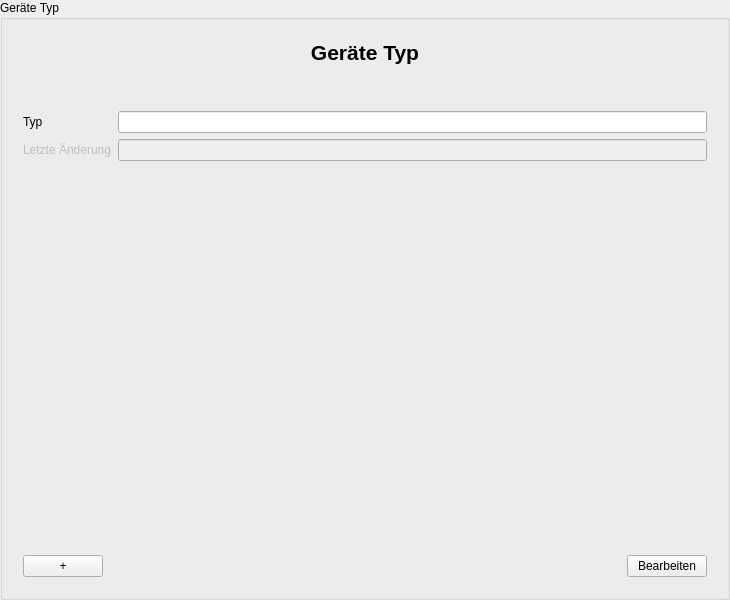
<?xml version="1.0" encoding="UTF-8" ?>
<ui version="4.0">
 <class>DeviceTypeInputArea</class>
 <widget class="QGroupBox" name="DeviceTypeInputArea">
  <property name="geometry">
   <rect>
    <x>0</x>
    <y>0</y>
    <width>730</width>
    <height>600</height>
   </rect>
  </property>
  <property name="windowTitle">
   <string>Geräte Typ</string>
  </property>
  <property name="accessibleName">
   <string>DeviceTypeInputDialog</string>
  </property>
  <property name="title">
   <string>Geräte Typ</string>
  </property>
  <layout class="QGridLayout" name="gridLayout_3">
   <item row="0" column="0">
    <widget class="QWidget" name="GroupBox" native="true">
     <layout class="QVBoxLayout" name="verticalLayout_3">
      <item>
       <layout class="QVBoxLayout" name="verticalLayout">
        <item>
         <widget class="QLabel" name="label_Header">
          <property name="font">
           <font>
            <pointsize>16</pointsize>
            <weight>75</weight>
            <bold>true</bold>
           </font>
          </property>
          <property name="text">
           <string>Geräte Typ</string>
          </property>
          <property name="alignment">
           <set>Qt::AlignCenter</set>
          </property>
         </widget>
        </item>
       </layout>
      </item>
      <item>
       <spacer name="verticalSpacer_2">
        <property name="orientation">
         <enum>Qt::Vertical</enum>
        </property>
        <property name="sizeType">
         <enum>QSizePolicy::Preferred</enum>
        </property>
        <property name="sizeHint" stdset="0">
         <size>
          <width>20</width>
          <height>40</height>
         </size>
        </property>
       </spacer>
      </item>
      <item>
       <layout class="QFormLayout" name="formLayout">
        <item row="0" column="0">
         <widget class="QLabel" name="nameLabel">
          <property name="text">
           <string>Typ</string>
          </property>
          <property name="buddy">
           <cstring>nameLineEdit</cstring>
          </property>
         </widget>
        </item>
        <item row="0" column="1">
         <widget class="QLineEdit" name="nameLineEdit" />
        </item>
        <item row="1" column="0">
         <widget class="QLabel" name="lastUpdateLabel">
          <property name="enabled">
           <bool>false</bool>
          </property>
          <property name="text">
           <string>Letzte Änderung</string>
          </property>
          <property name="buddy">
           <cstring>lastUpdateLineEdit</cstring>
          </property>
         </widget>
        </item>
        <item row="1" column="1">
         <widget class="QLineEdit" name="lastUpdateLineEdit">
          <property name="enabled">
           <bool>false</bool>
          </property>
         </widget>
        </item>
       </layout>
      </item>
      <item>
       <spacer name="verticalSpacer">
        <property name="orientation">
         <enum>Qt::Vertical</enum>
        </property>
        <property name="sizeHint" stdset="0">
         <size>
          <width>20</width>
          <height>40</height>
         </size>
        </property>
       </spacer>
      </item>
      <item>
       <layout class="QHBoxLayout" name="horizontalLayout">
        <item>
         <widget class="QPushButton" name="addPushButton">
          <property name="text">
           <string>+</string>
          </property>
         </widget>
        </item>
        <item>
         <spacer name="horizontalSpacer">
          <property name="orientation">
           <enum>Qt::Horizontal</enum>
          </property>
          <property name="sizeHint" stdset="0">
           <size>
            <width>40</width>
            <height>20</height>
           </size>
          </property>
         </spacer>
        </item>
        <item>
         <widget class="QPushButton" name="editFinishPushButton">
          <property name="text">
           <string>Bearbeiten</string>
          </property>
         </widget>
        </item>
       </layout>
      </item>
     </layout>
    </widget>
   </item>
  </layout>
 </widget>
 <tabstops>
  <tabstop>nameLineEdit</tabstop>
  <tabstop>lastUpdateLineEdit</tabstop>
  <tabstop>addPushButton</tabstop>
  <tabstop>editFinishPushButton</tabstop>
 </tabstops>
 <resources />
 <connections />
</ui>
